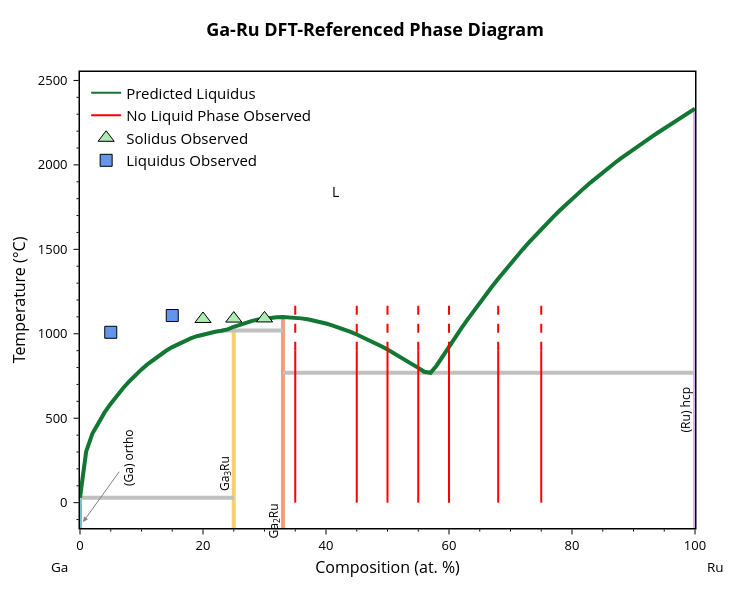

Write notebook code for a chart like this one.
### Code cell
import plotly.graph_objects as go

def add_experimental_traces(figure: go.Figure, inc_no_liquid=True):
    """Add measured observations to a Plotly phase-diagram figure."""
    
    if inc_no_liquid:
        # Vertical guides for compositions where no liquid phase was observed
        for i, x_val in enumerate(no_liquid_comps):
            figure.add_trace(go.Scatter(
                x=[x_val, x_val],
                y=[0, 900],
                mode='lines',
                line=dict(color='red', width=2),
                name='No Liquid Phase Observed' if i == 0 else None,
                showlegend=i == 0,
            ))
            figure.add_trace(go.Scatter(
                x=[x_val, x_val],
                y=[900, 1200],
                mode='lines',
                line=dict(color='red', width=2, dash='dash'),
                showlegend=False
            ))

    figure.add_trace(go.Scatter(
            x=[point[0] for point in solidus_points][1:],
            y=[point[1] for point in solidus_points][1:],
            mode='markers',
            marker=dict(color='#ADEBB3', size=14, symbol='triangle-up', line=dict(width=1, color='black')),
            name='Solidus Observed'
    ))

    figure.add_trace(go.Scatter(
            x=[point[0] for point in liquidus_points],
            y=[point[1] for point in liquidus_points],
            mode='markers',
            marker=dict(color='cornflowerblue', size=12, symbol='square', line=dict(width=1, color='black')),
            name='Liquidus Observed'
    ))

fig = blp.get_plot('pred')
add_experimental_traces(fig)
fig.update_layout(yaxis_range=[-150, 2550])
fig.show()

### Figure 1 — Plotly figure (JSON) as saved in the notebook; plotly's stock layout.template omitted (floating-point values rounded to 4 significant figures)
{"data": [{"hovertemplate": "label=alpha-Ga (orthorhombic)<br>x=%{x}<br>t=%{y}<extra></extra>", "legendgroup": "alpha-Ga (orthorhombic)", "line": {"color": "rgb(102, 197, 204)", "dash": "solid", "width": 4}, "marker": {"symbol": "circle"}, "mode": "lines", "name": "alpha-Ga (orthorhombic)", "orientation": "v", "showlegend": false, "type": "scatter", "x": [0, 0], "xaxis": "x", "y": [29.75, -273.1], "yaxis": "y"}, {"hovertemplate": "label=Ga3Ru<br>x=%{x}<br>t=%{y}<extra></extra>", "legendgroup": "Ga3Ru", "line": {"color": "rgb(246, 207, 113)", "dash": "solid", "width": 4}, "marker": {"symbol": "circle"}, "mode": "lines", "name": "Ga3Ru", "orientation": "v", "showlegend": false, "type": "scatter", "x": [25, 25, 25, 25, 25, 25, 25, 25, 25, 25, 25, 25, 25, 25, 25, 25, 25, 25, 25, 25, 25, 25, 25, 25, 25, 25], "xaxis": "x", "y": [29.75, 534.3, 476.3, 302.3, 408.1, 1020.0, 1018.0, 586.3, 849.1, 875.5, 677.3, 633.7, 820.3, 788.8, 1012.0, 921.0, 899.4, 940.3, 717.5, 754.6, 985.4, 972.5, 957.5, 1005.0, 996.3, -273.1], "yaxis": "y"}, {"hovertemplate": "label=Ga2Ru<br>x=%{x}<br>t=%{y}<extra></extra>", "legendgroup": "Ga2Ru", "line": {"color": "rgb(248, 156, 116)", "dash": "solid", "width": 4}, "marker": {"symbol": "circle"}, "mode": "lines", "name": "Ga2Ru", "orientation": "v", "showlegend": false, "type": "scatter", "x": [33, 33, 33, 33, 33, 33, 33, 33, 33, 33, 33, 33, 33, 33, 33, 33, 33, 33, 33, 33, 33, 33, 33, 33, 33, 33, 33, 33, 33, 33, 33, 33, 33, 33, 33, 33, 33], "xaxis": "x", "y": [995.8, 1011.0, 1025.0, 1096.0, 1061.0, 979.8, 962.7, 926.1, 944.8, 843.5, 865.2, 906.5, 886.2, 821.1, 798.3, 768.8, 774.9, 1050.0, 1038.0, 1086.0, 1091.0, 1079.0, 1070.0, 1055.0, 1098.0, 1095.0, 1020.0, 1076.0, 1066.0, 1100.0, 1084.0, 1091.0, 1099.0, 1100.0, 1042.0, 1026.0, -273.1], "yaxis": "y"}, {"hovertemplate": "label=hcp-Ru<br>x=%{x}<br>t=%{y}<extra></extra>", "legendgroup": "hcp-Ru", "line": {"color": "rgb(220, 176, 242)", "dash": "solid", "width": 4}, "marker": {"symbol": "circle"}, "mode": "lines", "name": "hcp-Ru", "orientation": "v", "showlegend": false, "type": "scatter", "x": [100, 100, 100, 100, 100, 100, 100, 100, 100, 100, 100, 100, 100, 100, 100, 100, 100, 100, 100, 100, 100, 100, 100, 100, 100, 100, 100, 100, 100, 100, 100, 100, 100, 100, 100, 100, 100, 100, 100, 100, 100, 100, 100, 100, 100], "xaxis": "x", "y": [2333.0, 2304.0, 2260.0, 2282.0, 2237.0, 1864.0, 1832.0, 2067.0, 979.2, 1581.0, 1458.0, 1326.0, 2093.0, 2119.0, 2168.0, 2144.0, 2191.0, 2215.0, 1694.0, 1799.0, 2013.0, 2040.0, 1895.0, 1926.0, 1985.0, 1956.0, 869.2, 924.8, 812.3, 768.8, 1500.0, 1541.0, 1371.0, 1415.0, 1032.0, 1084.0, 1185.0, 1135.0, 1233.0, 1280.0, 1619.0, 1657.0, 1730.0, 1765.0, -273.1], "yaxis": "y"}, {"hovertemplate": "x=%{x}<br>y=%{y}<extra></extra>", "legendgroup": "", "line": {"color": "Silver", "dash": "solid", "width": 4}, "marker": {"symbol": "circle"}, "mode": "lines", "name": "", "orientation": "v", "showlegend": false, "type": "scatter", "x": [33, 100], "xaxis": "x", "y": [768.8, 768.8], "yaxis": "y"}, {"hovertemplate": "x=%{x}<br>y=%{y}<extra></extra>", "legendgroup": "", "line": {"color": "Silver", "dash": "solid", "width": 4}, "marker": {"symbol": "circle"}, "mode": "lines", "name": "", "orientation": "v", "showlegend": false, "type": "scatter", "x": [23, 33], "xaxis": "x", "y": [1020.0, 1020.0], "yaxis": "y"}, {"hovertemplate": "x=%{x}<br>y=%{y}<extra></extra>", "legendgroup": "", "line": {"color": "Silver", "dash": "solid", "width": 4}, "marker": {"symbol": "circle"}, "mode": "lines", "name": "", "orientation": "v", "showlegend": false, "type": "scatter", "x": [0, 25], "xaxis": "x", "y": [29.75, 29.75], "yaxis": "y"}, {"hovertemplate": "label=L<br>x=%{x}<br>t=%{y}<extra></extra>", "legendgroup": "L", "line": {"color": "#117733", "dash": "solid", "width": 4}, "marker": {"symbol": "circle"}, "mode": "lines", "name": "L", "orientation": "v", "showlegend": false, "type": "scatter", "x": [0, 1, 2, 3, 4, 5, 6, 7.0, 8, 9, 10, 11, 12, 13, 14.0, 15, 16, 17, 18, 19, 20, 21, 22, 23, 24, 25, 26, 27, 28.0, 29.0, 30, 31, 32, 33, 34, 35, 36, 37, 38, 39, 40, 41, 42, 43, 44, 45, 46, 47, 48, 49, 50, 51, 52, 53, 54, 55.0, 56.0, 57.0, 58.0, 59, 60, 61, 62, 63, 64, 65, 66, 67, 68, 69, 70, 71, 72, 73, 74, 75, 76, 77, 78, 79, 80, 81, 82, 83, 84, 85, 86, 87, 88, 89, 90, 91, 92, 93, 94, 95, 96, 97, 98, 99, 100], "xaxis": "x", "y": [29.75, 302.3, 408.1, 476.3, 534.3, 586.3, 633.7, 677.3, 717.5, 754.6, 788.8, 820.3, 849.1, 875.5, 899.4, 921.0, 940.3, 957.5, 972.5, 985.4, 996.3, 1005.0, 1012.0, 1018.0, 1026.0, 1042.0, 1055.0, 1066.0, 1076.0, 1084.0, 1091.0, 1095.0, 1098.0, 1100.0, 1099.0, 1096.0, 1091.0, 1086.0, 1079.0, 1070.0, 1061.0, 1050.0, 1038.0, 1025.0, 1011.0, 995.8, 979.8, 962.7, 944.8, 926.1, 906.5, 886.2, 865.2, 843.5, 821.1, 798.3, 774.9, 768.8, 812.3, 869.2, 924.8, 979.2, 1032.0, 1084.0, 1135.0, 1185.0, 1233.0, 1280.0, 1326.0, 1371.0, 1415.0, 1458.0, 1500.0, 1541.0, 1581.0, 1619.0, 1657.0, 1694.0, 1730.0, 1765.0, 1799.0, 1832.0, 1864.0, 1895.0, 1926.0, 1956.0, 1985.0, 2013.0, 2040.0, 2067.0, 2093.0, 2119.0, 2144.0, 2168.0, 2191.0, 2215.0, 2237.0, 2260.0, 2282.0, 2304.0, 2333.0], "yaxis": "y"}, {"marker": {"color": "#117733"}, "mode": "lines", "name": "Predicted Liquidus", "showlegend": true, "type": "scatter", "x": [null], "y": [null]}, {"line": {"color": "red", "width": 2}, "mode": "lines", "name": "No Liquid Phase Observed", "showlegend": true, "type": "scatter", "x": [35, 35], "y": [0, 900]}, {"line": {"color": "red", "dash": "dash", "width": 2}, "mode": "lines", "showlegend": false, "type": "scatter", "x": [35, 35], "y": [900, 1200]}, {"line": {"color": "red", "width": 2}, "mode": "lines", "showlegend": false, "type": "scatter", "x": [45, 45], "y": [0, 900]}, {"line": {"color": "red", "dash": "dash", "width": 2}, "mode": "lines", "showlegend": false, "type": "scatter", "x": [45, 45], "y": [900, 1200]}, {"line": {"color": "red", "width": 2}, "mode": "lines", "showlegend": false, "type": "scatter", "x": [50, 50], "y": [0, 900]}, {"line": {"color": "red", "dash": "dash", "width": 2}, "mode": "lines", "showlegend": false, "type": "scatter", "x": [50, 50], "y": [900, 1200]}, {"line": {"color": "red", "width": 2}, "mode": "lines", "showlegend": false, "type": "scatter", "x": [55, 55], "y": [0, 900]}, {"line": {"color": "red", "dash": "dash", "width": 2}, "mode": "lines", "showlegend": false, "type": "scatter", "x": [55, 55], "y": [900, 1200]}, {"line": {"color": "red", "width": 2}, "mode": "lines", "showlegend": false, "type": "scatter", "x": [60, 60], "y": [0, 900]}, {"line": {"color": "red", "dash": "dash", "width": 2}, "mode": "lines", "showlegend": false, "type": "scatter", "x": [60, 60], "y": [900, 1200]}, {"line": {"color": "red", "width": 2}, "mode": "lines", "showlegend": false, "type": "scatter", "x": [68, 68], "y": [0, 900]}, {"line": {"color": "red", "dash": "dash", "width": 2}, "mode": "lines", "showlegend": false, "type": "scatter", "x": [68, 68], "y": [900, 1200]}, {"line": {"color": "red", "width": 2}, "mode": "lines", "showlegend": false, "type": "scatter", "x": [75, 75], "y": [0, 900]}, {"line": {"color": "red", "dash": "dash", "width": 2}, "mode": "lines", "showlegend": false, "type": "scatter", "x": [75, 75], "y": [900, 1200]}, {"marker": {"color": "#ADEBB3", "line": {"color": "black", "width": 1}, "size": 14, "symbol": "triangle-up"}, "mode": "markers", "name": "Solidus Observed", "type": "scatter", "x": [20, 25, 30], "y": [1088.0, 1090.0, 1091.0]}, {"marker": {"color": "cornflowerblue", "line": {"color": "black", "width": 1}, "size": 12, "symbol": "square"}, "mode": "markers", "name": "Liquidus Observed", "type": "scatter", "x": [5, 15], "y": [1009.0, 1108.0]}], "layout": {"annotations": [{"arrowcolor": "gray", "arrowhead": 2, "arrowwidth": 1, "ax": 46.12, "ay": -64.1, "font": {"color": "black", "size": 12}, "showarrow": true, "text": "(Ga) ortho", "textangle": -90, "x": 0.5, "xanchor": "center", "y": -114.3, "yanchor": "middle"}, {"font": {"color": "black", "size": 12}, "showarrow": false, "text": "(Ru) hcp", "textangle": -90, "x": 98.5, "xanchor": "center", "y": 550.7, "yanchor": "middle"}, {"font": {"color": "black", "size": 12}, "showarrow": false, "text": "Ga<sub>3</sub>Ru", "textangle": -90, "x": 23.5, "xanchor": "center", "y": 172.2, "yanchor": "middle"}, {"font": {"color": "black", "size": 12}, "showarrow": false, "text": "Ga<sub>2</sub>Ru", "textangle": -90, "x": 31.5, "xanchor": "center", "y": -107.1, "yanchor": "middle"}, {"font": {"color": "black", "size": 14}, "showarrow": false, "text": "L", "x": 41.5, "y": 1844.0}, {"font": {"color": "black", "size": 13.5}, "showarrow": false, "text": "Ga", "x": -0.05, "xanchor": "left", "xref": "paper", "y": -0.086, "yanchor": "middle", "yref": "paper"}, {"font": {"color": "black", "size": 13.5}, "showarrow": false, "text": "Ru", "x": 1.05, "xanchor": "right", "xref": "paper", "y": -0.086, "yanchor": "middle", "yref": "paper"}], "font": {"color": "black", "size": 13}, "height": 600, "legend": {"font": {"size": 15}, "x": 0.01, "xanchor": "left", "y": 0.99, "yanchor": "top"}, "margin": {"b": 72, "r": 55, "t": 72}, "plot_bgcolor": "white", "showlegend": true, "title": {"font": {"color": "black", "size": 18}, "text": "<b>Ga-Ru DFT-Referenced Phase Diagram</b>", "x": 0.5, "xanchor": "center", "yanchor": "bottom"}, "width": 750, "xaxis": {"linecolor": "black", "linewidth": 1.5, "minor": {"nticks": 5, "tickcolor": "black", "ticklen": 2, "ticks": "outside", "tickwidth": 1}, "mirror": true, "range": [0, 100], "showline": true, "tickcolor": "black", "tickformat": ".0f", "ticklen": 5, "ticks": "outside", "tickwidth": 1, "title": {"font": {"size": 16}, "standoff": 8, "text": "Composition (at. %)"}}, "yaxis": {"linecolor": "black", "linewidth": 1.5, "minor": {"nticks": 5, "tickcolor": "black", "ticklen": 2, "ticks": "outside", "tickwidth": 1}, "mirror": true, "range": [-150, 2550], "showline": true, "tickcolor": "black", "ticklen": 5, "ticks": "outside", "ticksuffix": " ", "tickwidth": 1, "title": {"font": {"size": 16}, "standoff": 8, "text": "Temperature (°C)"}}}}
